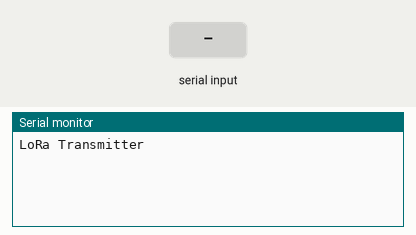
Recording of a sketch running on a simulated ESP32. Parts: the last lines printed to the serial monitor. The inputs (shaded band) are chosen by the test bench. No radio packets arrive unless stated.

Above: at 1.2 s.
1.3 s: "1\n" received over Serial
At 2.5 s:
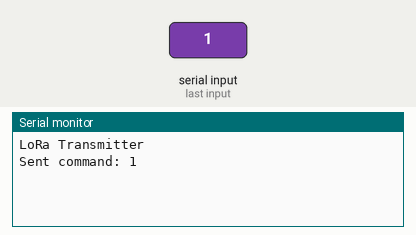
2.8 s: "0\n" received over Serial
At 3.7 s:
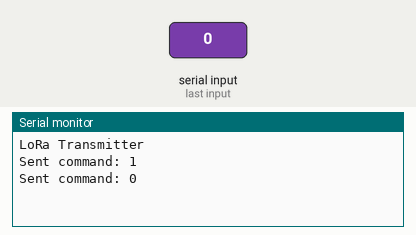
4.3 s: "2\n" received over Serial
At 4.9 s:
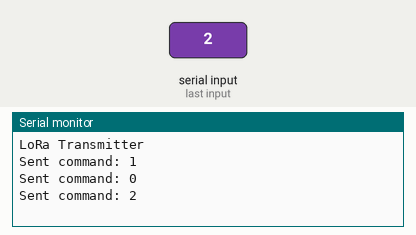

The sketch:

relay_lora_transmitter.ino
```cpp
//This is the Transceiver code for control of Relay through LoRa RFM95 using ESP32 ..
//By using serial monitor sending message like[1,1] it will on the first Relay.
//By seending message like[1,0] it can off the First Relay..
//like this vice-versa upto 4 realy control..

#include <SPI.h>
#include <LoRa.h>

const int csPin = 5;   // LoRa module CS pin
const int resetPin = 14; // LoRa module reset pin
const int dio0Pin = 2;  // LoRa module IRQ pin

void setup() {
  Serial.begin(115200);
  while (!Serial);

  Serial.println("LoRa Transmitter");

  LoRa.setPins(csPin, resetPin, dio0Pin);
  if (!LoRa.begin(868E6)) {  // Adjust frequency as needed
    Serial.println("Failed to initialize LoRa");
    while (1);
  }
}

void loop() {
  if (Serial.available()) {
    String command = Serial.readStringUntil('\n');
    LoRa.beginPacket();
    LoRa.print(command);
    LoRa.endPacket();
    Serial.print("Sent command: ");
    Serial.println(command);
  }
}
```

Measured:
- after the input at 1.3 s, the serial monitor: prints a new line after 0.06 s (image 1)
- after the input at 2.8 s, the serial monitor: prints a new line after 0.06 s (image 2)
- after the input at 4.3 s, the serial monitor: prints a new line after 0.06 s (image 3)
